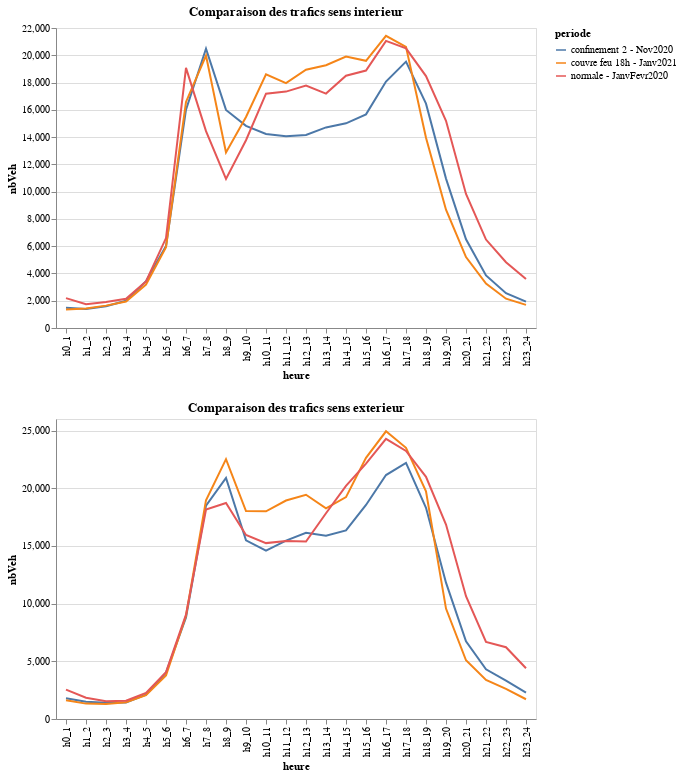

Notebook code cell kept with this figure:
### Code cell
alt.vconcat(alt.Chart(dfTrafic.loc[dfTrafic.sens=='sensinter'], title='Comparaison des trafics sens interieur').mark_line().encode(
    x = alt.X('heure', sort=alt.Sort([f'h{i}_{i+1}'for i in range(24)])),
    y = alt.Y('nbVeh', scale=alt.Scale(zero=False)),
    color='periode'),alt.Chart(dfTrafic.loc[dfTrafic.sens=='sensexter'], title='Comparaison des trafics sens exterieur').mark_line().encode(
    x = alt.X('heure', sort=alt.Sort([f'h{i}_{i+1}'for i in range(24)])),
    y = alt.Y('nbVeh', scale=alt.Scale(zero=False)),
    color='periode'))

### Figure 1 — Vega-Lite specification as saved in the notebook (floating-point values rounded to 4 significant figures)
{"config": {"view": {"continuousWidth": 400, "continuousHeight": 300}}, "vconcat": [{"data": {"name": "data-abf5c44cf3151297c8d784008a537518"}, "mark": "line", "encoding": {"color": {"type": "nominal", "field": "periode"}, "x": {"type": "nominal", "field": "heure", "sort": ["h0_1", "h1_2", "h2_3", "h3_4", "h4_5", "h5_6", "h6_7", "h7_8", "h8_9", "h9_10", "h10_11", "h11_12", "h12_13", "h13_14", "h14_15", "h15_16", "h16_17", "h17_18", "h18_19", "h19_20", "h20_21", "h21_22", "h22_23", "h23_24"]}, "y": {"type": "quantitative", "field": "nbVeh", "scale": {"zero": false}}}, "title": "Comparaison des trafics sens interieur"}, {"data": {"name": "data-a60e6e85957f9c2d99f0741ce3de1d13"}, "mark": "line", "encoding": {"color": {"type": "nominal", "field": "periode"}, "x": {"type": "nominal", "field": "heure", "sort": ["h0_1", "h1_2", "h2_3", "h3_4", "h4_5", "h5_6", "h6_7", "h7_8", "h8_9", "h9_10", "h10_11", "h11_12", "h12_13", "h13_14", "h14_15", "h15_16", "h16_17", "h17_18", "h18_19", "h19_20", "h20_21", "h21_22", "h22_23", "h23_24"]}, "y": {"type": "quantitative", "field": "nbVeh", "scale": {"zero": false}}}, "title": "Comparaison des trafics sens exterieur"}], "$schema": "https://vega.github.io/schema/vega-lite/v4.8.1.json", "datasets": {"data-abf5c44cf3151297c8d784008a537518": [{"heure": "h0_1", "sens": "sensinter", "nbVeh": 1493, "periode": "confinement 2 - Nov2020"}, {"heure": "h10_11", "sens": "sensinter", "nbVeh": 14230, "periode": "confinement 2 - Nov2020"}, {"heure": "h11_12", "sens": "sensinter", "nbVeh": 14061, "periode": "confinement 2 - Nov2020"}, {"heure": "h12_13", "sens": "sensinter", "nbVeh": 14158, "periode": "confinement 2 - Nov2020"}, {"heure": "h13_14", "sens": "sensinter", "nbVeh": 14710, "periode": "confinement 2 - Nov2020"}, {"heure": "h14_15", "sens": "sensinter", "nbVeh": 15009, "periode": "confinement 2 - Nov2020"}, {"heure": "h15_16", "sens": "sensinter", "nbVeh": 15668, "periode": "confinement 2 - Nov2020"}, {"heure": "h16_17", "sens": "sensinter", "nbVeh": 18075, "periode": "confinement 2 - Nov2020"}, {"heure": "h17_18", "sens": "sensinter", "nbVeh": 19533, "periode": "confinement 2 - Nov2020"}, {"heure": "h18_19", "sens": "sensinter", "nbVeh": 16452, "periode": "confinement 2 - Nov2020"}, {"heure": "h19_20", "sens": "sensinter", "nbVeh": 10955, "periode": "confinement 2 - Nov2020"}, {"heure": "h1_2", "sens": "sensinter", "nbVeh": 1392, "periode": "confinement 2 - Nov2020"}, {"heure": "h20_21", "sens": "sensinter", "nbVeh": 6508, "periode": "confinement 2 - Nov2020"}, {"heure": "h21_22", "sens": "sensinter", "nbVeh": 3857, "periode": "confinement 2 - Nov2020"}, {"heure": "h22_23", "sens": "sensinter", "nbVeh": 2552, "periode": "confinement 2 - Nov2020"}, {"heure": "h23_24", "sens": "sensinter", "nbVeh": 1936, "periode": "confinement 2 - Nov2020"}, {"heure": "h2_3", "sens": "sensinter", "nbVeh": 1598, "periode": "confinement 2 - Nov2020"}, {"heure": "h3_4", "sens": "sensinter", "nbVeh": 1994, "periode": "confinement 2 - Nov2020"}, {"heure": "h4_5", "sens": "sensinter", "nbVeh": 3437, "periode": "confinement 2 - Nov2020"}, {"heure": "h5_6", "sens": "sensinter", "nbVeh": 6009, "periode": "confinement 2 - Nov2020"}, {"heure": "h6_7", "sens": "sensinter", "nbVeh": 16015, "periode": "confinement 2 - Nov2020"}, {"heure": "h7_8", "sens": "sensinter", "nbVeh": 20476, "periode": "confinement 2 - Nov2020"}, {"heure": "h8_9", "sens": "sensinter", "nbVeh": 15992, "periode": "confinement 2 - Nov2020"}, {"heure": "h9_10", "sens": "sensinter", "nbVeh": 14822, "periode": "confinement 2 - Nov2020"}, {"heure": "h0_1", "sens": "sensinter", "nbVeh": 1363, "periode": "couvre feu 18h - Janv2021"}, {"heure": "h10_11", "sens": "sensinter", "nbVeh": 18611, "periode": "couvre feu 18h - Janv2021"}, {"heure": "h11_12", "sens": "sensinter", "nbVeh": 17959, "periode": "couvre feu 18h - Janv2021"}, {"heure": "h12_13", "sens": "sensinter", "nbVeh": 18938, "periode": "couvre feu 18h - Janv2021"}, {"heure": "h13_14", "sens": "sensinter", "nbVeh": 19270, "periode": "couvre feu 18h - Janv2021"}, {"heure": "h14_15", "sens": "sensinter", "nbVeh": 19905, "periode": "couvre feu 18h - Janv2021"}, {"heure": "h15_16", "sens": "sensinter", "nbVeh": 19592, "periode": "couvre feu 18h - Janv2021"}, {"heure": "h16_17", "sens": "sensinter", "nbVeh": 21422, "periode": "couvre feu 18h - Janv2021"}, {"heure": "h17_18", "sens": "sensinter", "nbVeh": 20616, "periode": "couvre feu 18h - Janv2021"}, {"heure": "h18_19", "sens": "sensinter", "nbVeh": 13959, "periode": "couvre feu 18h - Janv2021"}, {"heure": "h19_20", "sens": "sensinter", "nbVeh": 8677, "periode": "couvre feu 18h - Janv2021"}, {"heure": "h1_2", "sens": "sensinter", "nbVeh": 1429, "periode": "couvre feu 18h - Janv2021"}, {"heure": "h20_21", "sens": "sensinter", "nbVeh": 5205, "periode": "couvre feu 18h - Janv2021"}, {"heure": "h21_22", "sens": "sensinter", "nbVeh": 3253, "periode": "couvre feu 18h - Janv2021"}, {"heure": "h22_23", "sens": "sensinter", "nbVeh": 2150, "periode": "couvre feu 18h - Janv2021"}, {"heure": "h23_24", "sens": "sensinter", "nbVeh": 1696, "periode": "couvre feu 18h - Janv2021"}, {"heure": "h2_3", "sens": "sensinter", "nbVeh": 1640, "periode": "couvre feu 18h - Janv2021"}, {"heure": "h3_4", "sens": "sensinter", "nbVeh": 1937, "periode": "couvre feu 18h - Janv2021"}, {"heure": "h4_5", "sens": "sensinter", "nbVeh": 3188, "periode": "couvre feu 18h - Janv2021"}, {"heure": "h5_6", "sens": "sensinter", "nbVeh": 5921, "periode": "couvre feu 18h - Janv2021"}, {"heure": "h6_7", "sens": "sensinter", "nbVeh": 16575, "periode": "couvre feu 18h - Janv2021"}, {"heure": "h7_8", "sens": "sensinter", "nbVeh": 19979, "periode": "couvre feu 18h - Janv2021"}, {"heure": "h8_9", "sens": "sensinter", "nbVeh": 12877, "periode": "couvre feu 18h - Janv2021"}, {"heure": "h9_10", "sens": "sensinter", "nbVeh": 15472, "periode": "couvre feu 18h - Janv2021"}, {"heure": "h0_1", "sens": "sensinter", "nbVeh": 2189, "periode": "normale - JanvFevr2020"}, {"heure": "h10_11", "sens": "sensinter", "nbVeh": 17184, "periode": "normale - JanvFevr2020"}, {"heure": "h11_12", "sens": "sensinter", "nbVeh": 17336, "periode": "normale - JanvFevr2020"}, {"heure": "h12_13", "sens": "sensinter", "nbVeh": 17772, "periode": "normale - JanvFevr2020"}, {"heure": "h13_14", "sens": "sensinter", "nbVeh": 17188, "periode": "normale - JanvFevr2020"}, {"heure": "h14_15", "sens": "sensinter", "nbVeh": 18503, "periode": "normale - JanvFevr2020"}, {"heure": "h15_16", "sens": "sensinter", "nbVeh": 18880, "periode": "normale - JanvFevr2020"}, {"heure": "h16_17", "sens": "sensinter", "nbVeh": 21053, "periode": "normale - JanvFevr2020"}, {"heure": "h17_18", "sens": "sensinter", "nbVeh": 20510, "periode": "normale - JanvFevr2020"}, {"heure": "h18_19", "sens": "sensinter", "nbVeh": 18471, "periode": "normale - JanvFevr2020"}, {"heure": "h19_20", "sens": "sensinter", "nbVeh": 15199, "periode": "normale - JanvFevr2020"}, {"heure": "h1_2", "sens": "sensinter", "nbVeh": 1744, "periode": "normale - JanvFevr2020"}, {"heure": "h20_21", "sens": "sensinter", "nbVeh": 9832, "periode": "normale - JanvFevr2020"}, {"heure": "h21_22", "sens": "sensinter", "nbVeh": 6486, "periode": "normale - JanvFevr2020"}, {"heure": "h22_23", "sens": "sensinter", "nbVeh": 4825, "periode": "normale - JanvFevr2020"}, {"heure": "h23_24", "sens": "sensinter", "nbVeh": 3593, "periode": "normale - JanvFevr2020"}, {"heure": "h2_3", "sens": "sensinter", "nbVeh": 1902, "periode": "normale - JanvFevr2020"}, {"heure": "h3_4", "sens": "sensinter", "nbVeh": 2148, "periode": "normale - JanvFevr2020"}, {"heure": "h4_5", "sens": "sensinter", "nbVeh": 3412, "periode": "normale - JanvFevr2020"}, {"heure": "h5_6", "sens": "sensinter", "nbVeh": 6594, "periode": "normale - JanvFevr2020"}, {"heure": "h6_7", "sens": "sensinter", "nbVeh": 19076, "periode": "normale - JanvFevr2020"}, {"heure": "h7_8", "sens": "sensinter", "nbVeh": 14436, "periode": "normale - JanvFevr2020"}, {"heure": "h8_9", "sens": "sensinter", "nbVeh": 10930, "periode": "normale - JanvFevr2020"}, {"heure": "h9_10", "sens": "sensinter", "nbVeh": 13772, "periode": "normale - JanvFevr2020"}], "data-a60e6e85957f9c2d99f0741ce3de1d13": [{"heure": "h0_1", "sens": "sensexter", "nbVeh": 1805, "periode": "confinement 2 - Nov2020"}, {"heure": "h10_11", "sens": "sensexter", "nbVeh": 14596, "periode": "confinement 2 - Nov2020"}, {"heure": "h11_12", "sens": "sensexter", "nbVeh": 15465, "periode": "confinement 2 - Nov2020"}, {"heure": "h12_13", "sens": "sensexter", "nbVeh": 16141, "periode": "confinement 2 - Nov2020"}, {"heure": "h13_14", "sens": "sensexter", "nbVeh": 15886, "periode": "confinement 2 - Nov2020"}, {"heure": "h14_15", "sens": "sensexter", "nbVeh": 16344, "periode": "confinement 2 - Nov2020"}, {"heure": "h15_16", "sens": "sensexter", "nbVeh": 18552, "periode": "confinement 2 - Nov2020"}, {"heure": "h16_17", "sens": "sensexter", "nbVeh": 21141, "periode": "confinement 2 - Nov2020"}, {"heure": "h17_18", "sens": "sensexter", "nbVeh": 22200, "periode": "confinement 2 - Nov2020"}, {"heure": "h18_19", "sens": "sensexter", "nbVeh": 18309, "periode": "confinement 2 - Nov2020"}, {"heure": "h19_20", "sens": "sensexter", "nbVeh": 11814, "periode": "confinement 2 - Nov2020"}, {"heure": "h1_2", "sens": "sensexter", "nbVeh": 1497, "periode": "confinement 2 - Nov2020"}, {"heure": "h20_21", "sens": "sensexter", "nbVeh": 6728, "periode": "confinement 2 - Nov2020"}, {"heure": "h21_22", "sens": "sensexter", "nbVeh": 4310, "periode": "confinement 2 - Nov2020"}, {"heure": "h22_23", "sens": "sensexter", "nbVeh": 3330, "periode": "confinement 2 - Nov2020"}, {"heure": "h23_24", "sens": "sensexter", "nbVeh": 2282, "periode": "confinement 2 - Nov2020"}, {"heure": "h2_3", "sens": "sensexter", "nbVeh": 1415, "periode": "confinement 2 - Nov2020"}, {"heure": "h3_4", "sens": "sensexter", "nbVeh": 1431, "periode": "confinement 2 - Nov2020"}, {"heure": "h4_5", "sens": "sensexter", "nbVeh": 2100, "periode": "confinement 2 - Nov2020"}, {"heure": "h5_6", "sens": "sensexter", "nbVeh": 4019, "periode": "confinement 2 - Nov2020"}, {"heure": "h6_7", "sens": "sensexter", "nbVeh": 8788, "periode": "confinement 2 - Nov2020"}, {"heure": "h7_8", "sens": "sensexter", "nbVeh": 18497, "periode": "confinement 2 - Nov2020"}, {"heure": "h8_9", "sens": "sensexter", "nbVeh": 20893, "periode": "confinement 2 - Nov2020"}, {"heure": "h9_10", "sens": "sensexter", "nbVeh": 15482, "periode": "confinement 2 - Nov2020"}, {"heure": "h0_1", "sens": "sensexter", "nbVeh": 1633, "periode": "couvre feu 18h - Janv2021"}, {"heure": "h10_11", "sens": "sensexter", "nbVeh": 17998, "periode": "couvre feu 18h - Janv2021"}, {"heure": "h11_12", "sens": "sensexter", "nbVeh": 18933, "periode": "couvre feu 18h - Janv2021"}, {"heure": "h12_13", "sens": "sensexter", "nbVeh": 19435, "periode": "couvre feu 18h - Janv2021"}, {"heure": "h13_14", "sens": "sensexter", "nbVeh": 18265, "periode": "couvre feu 18h - Janv2021"}, {"heure": "h14_15", "sens": "sensexter", "nbVeh": 19230, "periode": "couvre feu 18h - Janv2021"}, {"heure": "h15_16", "sens": "sensexter", "nbVeh": 22639, "periode": "couvre feu 18h - Janv2021"}, {"heure": "h16_17", "sens": "sensexter", "nbVeh": 24934, "periode": "couvre feu 18h - Janv2021"}, {"heure": "h17_18", "sens": "sensexter", "nbVeh": 23501, "periode": "couvre feu 18h - Janv2021"}, {"heure": "h18_19", "sens": "sensexter", "nbVeh": 19735, "periode": "couvre feu 18h - Janv2021"}, {"heure": "h19_20", "sens": "sensexter", "nbVeh": 9571, "periode": "couvre feu 18h - Janv2021"}, {"heure": "h1_2", "sens": "sensexter", "nbVeh": 1333, "periode": "couvre feu 18h - Janv2021"}, {"heure": "h20_21", "sens": "sensexter", "nbVeh": 5090, "periode": "couvre feu 18h - Janv2021"}, {"heure": "h21_22", "sens": "sensexter", "nbVeh": 3380, "periode": "couvre feu 18h - Janv2021"}, {"heure": "h22_23", "sens": "sensexter", "nbVeh": 2617, "periode": "couvre feu 18h - Janv2021"}, {"heure": "h23_24", "sens": "sensexter", "nbVeh": 1711, "periode": "couvre feu 18h - Janv2021"}, {"heure": "h2_3", "sens": "sensexter", "nbVeh": 1298, "periode": "couvre feu 18h - Janv2021"}, {"heure": "h3_4", "sens": "sensexter", "nbVeh": 1461, "periode": "couvre feu 18h - Janv2021"}, {"heure": "h4_5", "sens": "sensexter", "nbVeh": 2061, "periode": "couvre feu 18h - Janv2021"}, {"heure": "h5_6", "sens": "sensexter", "nbVeh": 3775, "periode": "couvre feu 18h - Janv2021"}, {"heure": "h6_7", "sens": "sensexter", "nbVeh": 8951, "periode": "couvre feu 18h - Janv2021"}, {"heure": "h7_8", "sens": "sensexter", "nbVeh": 18963, "periode": "couvre feu 18h - Janv2021"}, {"heure": "h8_9", "sens": "sensexter", "nbVeh": 22520, "periode": "couvre feu 18h - Janv2021"}, {"heure": "h9_10", "sens": "sensexter", "nbVeh": 18021, "periode": "couvre feu 18h - Janv2021"}, {"heure": "h0_1", "sens": "sensexter", "nbVeh": 2549, "periode": "normale - JanvFevr2020"}, {"heure": "h10_11", "sens": "sensexter", "nbVeh": 15244, "periode": "normale - JanvFevr2020"}, {"heure": "h11_12", "sens": "sensexter", "nbVeh": 15416, "periode": "normale - JanvFevr2020"}, {"heure": "h12_13", "sens": "sensexter", "nbVeh": 15383, "periode": "normale - JanvFevr2020"}, {"heure": "h13_14", "sens": "sensexter", "nbVeh": 17828, "periode": "normale - JanvFevr2020"}, {"heure": "h14_15", "sens": "sensexter", "nbVeh": 20205, "periode": "normale - JanvFevr2020"}, {"heure": "h15_16", "sens": "sensexter", "nbVeh": 22136, "periode": "normale - JanvFevr2020"}, {"heure": "h16_17", "sens": "sensexter", "nbVeh": 24278, "periode": "normale - JanvFevr2020"}, {"heure": "h17_18", "sens": "sensexter", "nbVeh": 23231, "periode": "normale - JanvFevr2020"}, {"heure": "h18_19", "sens": "sensexter", "nbVeh": 20990, "periode": "normale - JanvFevr2020"}, {"heure": "h19_20", "sens": "sensexter", "nbVeh": 16857, "periode": "normale - JanvFevr2020"}, {"heure": "h1_2", "sens": "sensexter", "nbVeh": 1842, "periode": "normale - JanvFevr2020"}, {"heure": "h20_21", "sens": "sensexter", "nbVeh": 10646, "periode": "normale - JanvFevr2020"}, {"heure": "h21_22", "sens": "sensexter", "nbVeh": 6679, "periode": "normale - JanvFevr2020"}, {"heure": "h22_23", "sens": "sensexter", "nbVeh": 6221, "periode": "normale - JanvFevr2020"}, {"heure": "h23_24", "sens": "sensexter", "nbVeh": 4396, "periode": "normale - JanvFevr2020"}, {"heure": "h2_3", "sens": "sensexter", "nbVeh": 1542, "periode": "normale - JanvFevr2020"}, {"heure": "h3_4", "sens": "sensexter", "nbVeh": 1586, "periode": "normale - JanvFevr2020"}, {"heure": "h4_5", "sens": "sensexter", "nbVeh": 2254, "periode": "normale - JanvFevr2020"}, {"heure": "h5_6", "sens": "sensexter", "nbVeh": 4063, "periode": "normale - JanvFevr2020"}, {"heure": "h6_7", "sens": "sensexter", "nbVeh": 9049, "periode": "normale - JanvFevr2020"}, {"heure": "h7_8", "sens": "sensexter", "nbVeh": 18153, "periode": "normale - JanvFevr2020"}, {"heure": "h8_9", "sens": "sensexter", "nbVeh": 18715, "periode": "normale - JanvFevr2020"}, {"heure": "h9_10", "sens": "sensexter", "nbVeh": 15948, "periode": "normale - JanvFevr2020"}]}}
